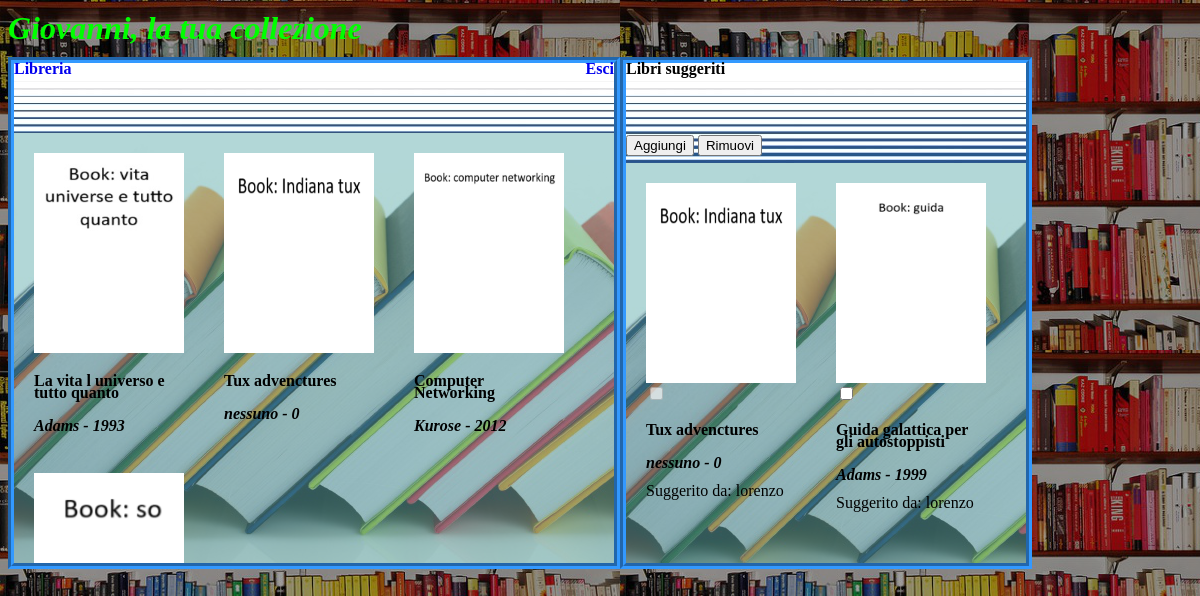
Page /home.php (signed in) on the committed database.
### tables this page shows
CREATE TABLE `commenti` (
  `id` varchar(45) NOT NULL,
  `isbn` varchar(13) NOT NULL,
  `commento` varchar(200) DEFAULT NULL,
  `voto` int(11) DEFAULT NULL,
  PRIMARY KEY (`id`,`isbn`),
  KEY `isbn_idx` (`isbn`),
  CONSTRAINT `id` FOREIGN KEY (`id`) REFERENCES `utenti` (`ID`) ON DELETE CASCADE ON UPDATE NO ACTION,
  CONSTRAINT `isbn` FOREIGN KEY (`isbn`) REFERENCES `libri` (`isbn`) ON DELETE CASCADE ON UPDATE NO ACTION
);

CREATE TABLE `libri` (
  `isbn` varchar(13) NOT NULL,
  `titolo` varchar(45) DEFAULT NULL,
  `autore` varchar(45) DEFAULT NULL,
  `editore` varchar(45) DEFAULT NULL,
  `anno` int(11) DEFAULT NULL,
  `genere` enum('orror','fantasy','romantico','giallo','avventura','fumetto') DEFAULT NULL,
  `url_img` varchar(45) DEFAULT NULL,
  `timestamp_libro` timestamp NULL DEFAULT CURRENT_TIMESTAMP,
  PRIMARY KEY (`isbn`)
);

CREATE TABLE `suggeriti` (
  `id1` varchar(45) NOT NULL,
  `id2` varchar(45) NOT NULL,
  `isbn_libro` varchar(13) NOT NULL,
  PRIMARY KEY (`id1`,`id2`,`isbn_libro`),
  KEY `isbn_idx` (`isbn_libro`),
  KEY `id2_idx` (`id2`),
  CONSTRAINT `id1` FOREIGN KEY (`id1`) REFERENCES `utenti` (`ID`) ON DELETE CASCADE ON UPDATE NO ACTION,
  CONSTRAINT `id2` FOREIGN KEY (`id2`) REFERENCES `utenti` (`ID`) ON DELETE CASCADE ON UPDATE NO ACTION,
  CONSTRAINT `isbn_libro` FOREIGN KEY (`isbn_libro`) REFERENCES `libri` (`isbn`) ON DELETE CASCADE ON UPDATE NO ACTION
);

CREATE TABLE `utenti` (
  `ID` varchar(45) NOT NULL,
  `nome` varchar(45) DEFAULT NULL,
  `cognome` varchar(45) DEFAULT NULL,
  `genere_preferito` enum('orror','fantasy','romantico','giallo','avventura','fumetto') DEFAULT NULL,
  `pass` varchar(45) DEFAULT NULL,
  PRIMARY KEY (`ID`)
);

### home.php (the view, shortened to what this page needs)
<?PHP
function presente($valore, $lista)
{
	while ($temp = mysql_fetch_array($lista))
		if ($temp['isbn'] == $valore)
			return true;
	return false;
}
$user_id=$_SESSION['user'];
?>
<!DOCTYPE HTML PUBLIC "-//W3C//DTD HTML 4.01//EN"
"http://www.w3.org/TR/html4/strict.dtd">
<html lang="it">
<head>
	<link rel="stylesheet" type="text/css" media="screen" href="./css/style_screen.css">
</head>
<body>
<?PHP
	echo '<h1 class="titoli">'.ucwords($_SESSION["nome"]).', la tua collezione</h1>';
?>
	<div class="primo">
		<p class="i_no_interlinea p_no_interlinea p_bold"><a href="libreria.php" class="titoli_link">Libreria</a><a href="index.php" class="bottone2 titoli_link">Esci</a></p>
		<div class="contenitore" id="contenitore_home">
		<?PHP
			$query1 = mysql_query("select * from libri, commenti where libri.isbn=commenti.isbn and id='".$user_id."'") or die(mysql_error());
			while($result = mysql_fetch_array($query1))
			{
				echo '<div class="elemento el_home">
					<a class="descrizione_libri" href="visualizza_libro.php?ISBN='.$result["isbn"].'">
					<img class="img_el"  src="'.$result["url_img"].'" alt="isbn: '.$result["isbn"].'">
					</a>
            				<h4><a class="descrizione_libri" href="visualizza_libro.php?ISBN='.$result["isbn"].'">'.$result["titolo"].'</a></h4>
            				<p class="p_autore_anno"><a class="descrizione_libri" href="visualizza_libro.php?ISBN='.$result["isbn"].'">'.$result["autore"].' - '.$result["anno"].'</a></p>
				</div>';
			}
		?>
		</div>
	</div>
	<div class="secondo">
		<p class="i_no_interlinea p_bold" id="label_suggeriti">Libri suggeriti</p>
		<form action="home.php" method="post">
			<div class="top_home">
				<p class="p_inline p_no_interlinea"><input type="submit" value="Aggiungi" name="Aggiungi2"></p>
				<p class="p_inline p_no_interlinea"><input type="submit" value="Rimuovi" name="Rimuovi"></p>
			</div>
			<div class="contenitore">
			<?PHP
				$supporto=mysql_query("select libri.isbn from libri, commenti where libri.isbn=commenti.isbn and id='".$user_id."'");
				$q = mysql_query("select isbn, url_img, titolo, autore, anno, nome, id1 from libri, suggeriti, utenti
 where libri.isbn=suggeriti.isbn_libro and id1=utenti.id and id2='".$user_id."'") or die(mysql_error());
				while($r = mysql_fetch_array($q))
				{
					echo '<div class="elemento el_lib">
						<a class="descrizione_libri" href="visualizza_libro.php?ISBN='.$r["isbn"].'&amp;s='.$r["id1"].'">
						<img class="img_el"  src="'.$r["url_img"].'" alt="isbn: '.$r["isbn"].'">
						</a>
						<input type="checkbox" name="elementi['.$r["isbn"].'_'.$r["id1"].']"';
					echo (presente($r["isbn"], $supporto)) ? ' disabled="disabled">' : '>';
					echo '<h4><a class="descrizione_libri" href="visualizza_libro.php?ISBN='.$r["isbn"].'&amp;s='.$r["id1"].'">'.$r["titolo"].'</a></h4>
        	    				<p class="p_autore_anno"><a class="descrizione_libri" href="visualizza_libro.php?ISBN='.$r["isbn"].'&amp;s='.$r["id1"].'">'.$r["autore"].' - '.$r["anno"].'</a></p>
						<p>Suggerito da: '.$r['nome'].'</p>
						</div>';
				}
			?>
			</div>
		</form>
	</div>
</body>
</html>

### css/style_screen.css (style rules this page uses)
body { background: black; color: white; background-image: url(../img_sistema/arcobaleno.png); }
h1 { font-weight: bold; line-height: 14px; font-family: Comic, cursive; font-variant: normal; font-style: italic; }
h4 { color: black; }
form { width: inherit; }
.primo { background-image: url(../img_sistema/scala_blu.jpg); position: relative; width: 600px; height: 500px; line-height: 12px; float: left; color: black; background-color: #00FF99; border-style: groove; border-width: 6px; border-color: #3399FF; }
.secondo { background-image: url(../img_sistema/scala_blu.jpg); position: relative; width: 400px; height: 500px; line-height: 12px; float: left; color: black; background-color: #70D0B0; border-style: groove; border-width: 6px; border-color: #3399FF; }
.contenitore { overflow: scroll; background-image: url(../img_sistema/libri2.png); background-color: #66AFB0; bottom: 0px; position: absolute; width: inherit; height: 400px; }
#contenitore_home { height: 430px; }
.elemento { float: left; border: 20px solid transparent; width: 150px; }
.el_home { height: 280px; }
.el_lib { height: 330px; }
.img_el { width: 150px; height: 200px; }
.bottone2 { position: relative; float: right; }
.p_bold { font-weight: bold; }
.p_autore_anno { font-style: italic; font-weight: bold; color: black; margin-bottom: 0px; }
.descrizione_libri { text-decoration: none; color: black; }
.titoli_link { text-decoration: none; }
.p_no_interlinea { margin-bottom: 0px; margin-top: 18px; }
.i_no_interlinea { margin-bottom: 0px; margin-top: 0px; }
.p_inline { display: inline; }
.top_home { margin-top: 60px; }
.titoli { color: #00FF00; font-family: Comic, cursive; }

### rows in the picture
commenti: isbn.url_img (picture), isbn.titolo "La vita l universo e tutto quanto", isbn.autore "Adams", isbn.anno "1993"
commenti: isbn.url_img (picture), isbn.titolo "Tux advenctures", isbn.autore "nessuno", isbn.anno "0"
commenti: isbn.url_img (picture), isbn.titolo "Computer Networking", isbn.autore "Kurose", isbn.anno "2012"
commenti: isbn.url_img (picture)
suggeriti: isbn_libro.url_img (picture), isbn_libro.titolo "Tux advenctures", isbn_libro.autore "nessuno", isbn_libro.anno "0", id1.nome "lorenzo"
suggeriti: isbn_libro.url_img (picture), isbn_libro.titolo "Guida galattica per gli autostoppisti", isbn_libro.autore "Adams", isbn_libro.anno "1999", id1.nome "lorenzo"

### other values in the picture
$_SESSION["nome"] "Giovanni"
